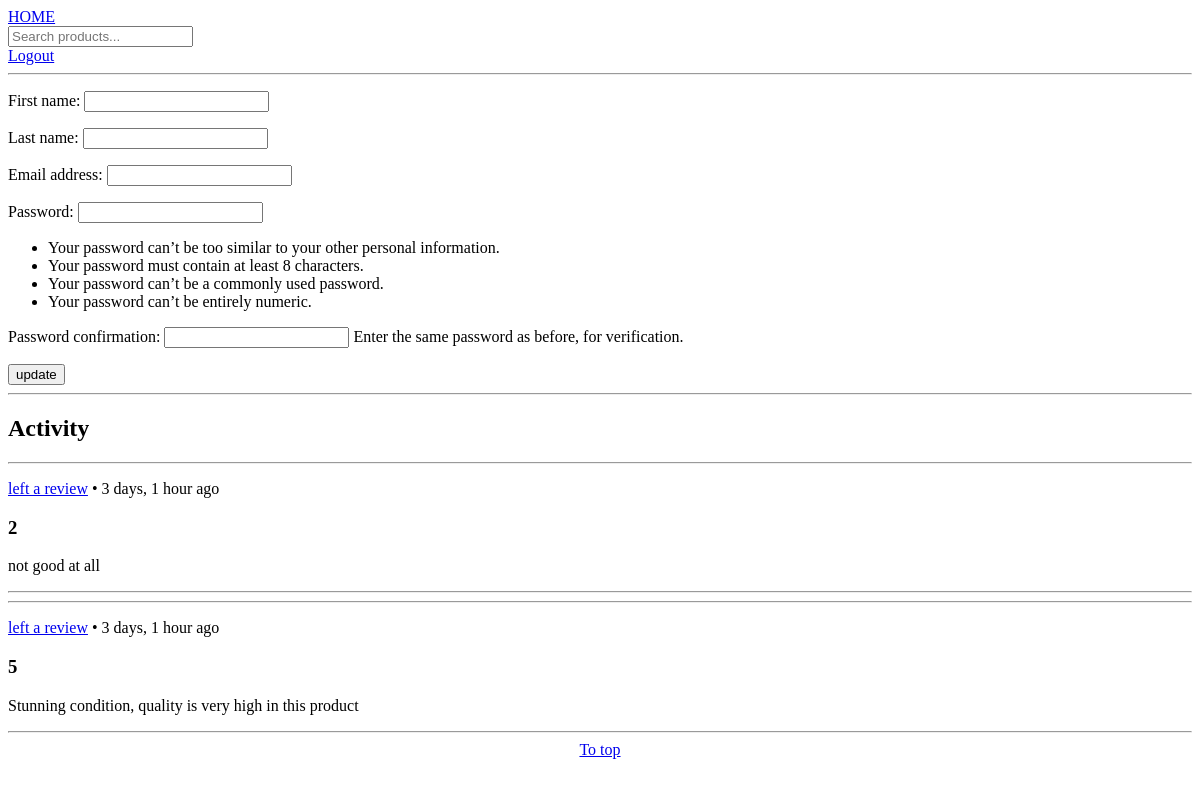
Before: /profile/ (signed in) with the older database file.
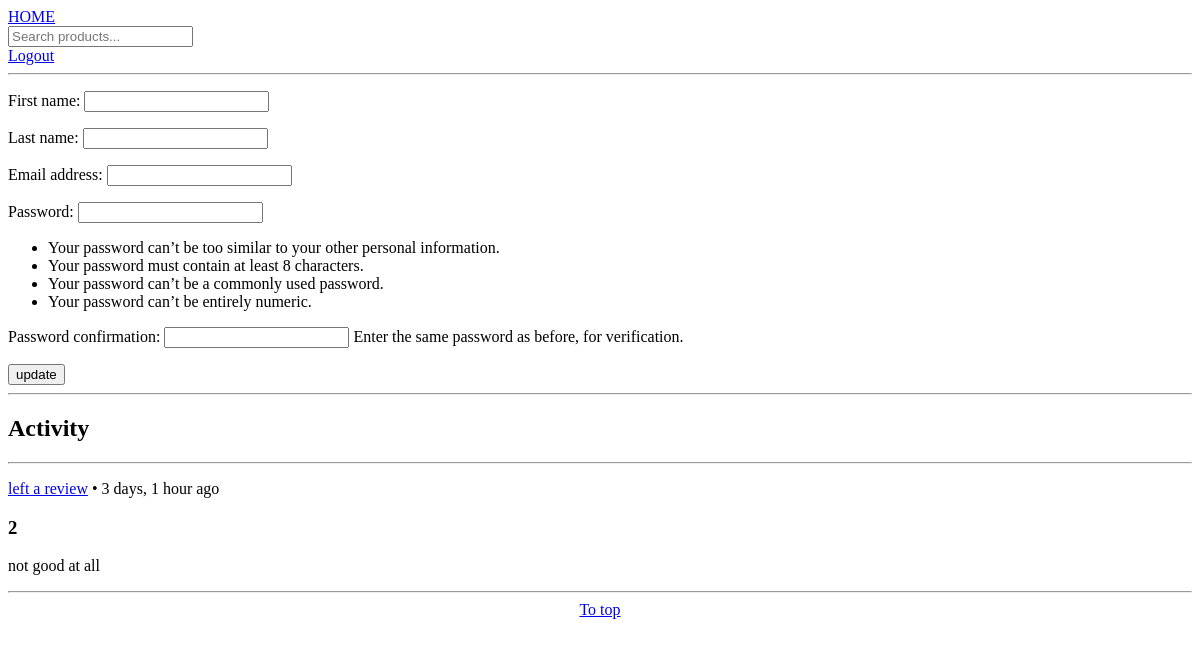
After: the same page with the newer database file.
### base/models.py (models this page shows)
class Review(models.Model):
    review_id = models.UUIDField(primary_key=True, default=uuid.uuid4, editable=False)
    user_id = models.ForeignKey(User, on_delete=models.PROTECT)
    product_ID = models.ForeignKey(Clothing, on_delete=models.CASCADE)
    is_active = models.BooleanField(default=True)
    verified = models.BooleanField()
    title = models.CharField(null=False, max_length=50)
    description_review = models.TextField(null=False, max_length=1000)
    stars = models.IntegerField(null=False, validators=[MaxValueValidator(5), MinValueValidator(0)])
    updated = models.DateTimeField(auto_now=True)
    created = models.DateTimeField(auto_now_add=True)

### base/views.py (the view)
# urls.py: path('profile/', views.user_profile, name='profile'),
@login_required(login_url='login')
def user_profile(request):
    update_detail = UpdateForm()
    user = User.objects.get(username=request.user)
    try:
        reviews = Review.objects.filter(user_id=user.id)
        reviews = list(reviews)
    except Review.DoesNotExist:
        reviews = None
    context = {'user_profile': user,
        'update_detail': update_detail,
        'reviews': reviews}
    if request.method == 'POST':
        first_name = request.POST.get('first_name') if request.POST.get('first_name') != "" else None
        last_name = request.POST.get('last_name') if request.POST.get('last_name') != "" else None
        email = request.POST.get('email') if request.POST.get('email') != "" else None
        if email:
            if '@' not in email or '.' not in email:
                messages.warning(request, 'invalid email address')
                return render(request, 'user_profile.html', context)
        if request.POST.get('password1') != "" and request.POST.get('password2') != "":
            password1 = request.POST.get('password1')
            password2 = request.POST.get('password2')
            if password1 != password2:
                messages.warning(request, 'invalid password - passwords must match')
                return render(request, 'user_profile.html', context)
            else:
                user.password = password1
        if first_name != None:
            user.first_name = first_name
        if last_name != None:
            user.last_name = last_name
        if email != None:
            user.email = email
        user.save()
        return render(request, 'user_profile.html', context)
    else:
        return render(request, 'user_profile.html', context)

### base/forms.py
class UpdateForm(UserCreationForm):
    class Meta:
        model = User
        fields = ['first_name', 'last_name', 'email']
    def __init__(self, *args, **kwargs):
        super().__init__(*args, **kwargs)
        self.fields['first_name'].required = False
        self.fields['last_name'].required = False
        self.fields['email'].required = False
        self.fields['password1'].required = False
        self.fields['password2'].required = False

### templates/user_profile.html (shortened to what this page needs)
{% extends 'base.html' %}
{% block content %}
    <div class="container">
        <div class="right-side">
            <form method="POST" action="">
                {{ update_detail.as_p }}
                <input type="submit" value="update">
            </form>
            <hr>
            <h2>Activity</h2>
                {% if reviews|length >= 1 %}
                    {% for item in reviews %}
                        <hr>
                         <p><a href="/product/{{ item.product_ID_id }}#reviews">left a review</a> • {{ item.updated|timesince }} ago</p>
                        <h3>{{ item.stars }}</h3>
                        <p>{{ item.description_review }}</p>
                        <hr>
                    {% endfor %}
                {% else %}
                    <h3>No Reviews</h3>
                {% endif %}
        </div>
    </div>
{% endblock %}

Changed rows visible on the page:
removed Review: updated "3 days, 1 hour", stars "5", description_review "Stunning condition, quality is very high in this product"
